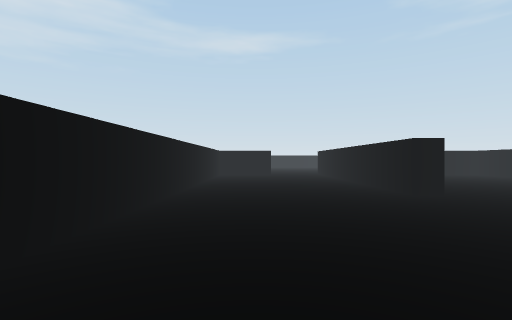
View 1 (above)

24 first-person views from a walk through a scene from a Unity 3-D project. The camera is 0.62 m above the floor, looks level and sees 85° across. The floor is counted in squares, 1 m on a side. Each view is taken from the middle of a square. On the plan, view 1 faces up. The plan holds only what a view shows up to about 9 squares ahead; the rest is blank. The place goes on beyond the plan. The player character is not drawn. Some surface patterns are stand-ins.

View 2
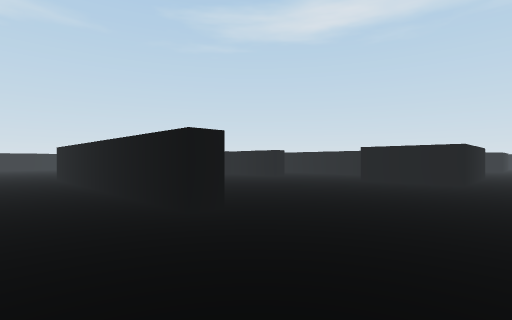

View 3
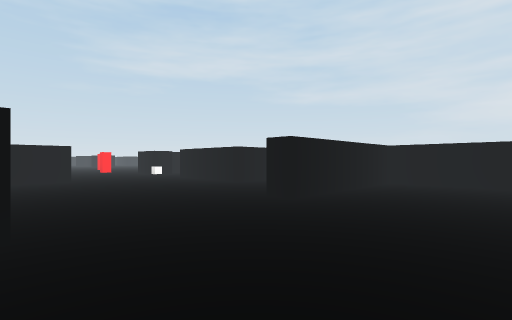

View 4
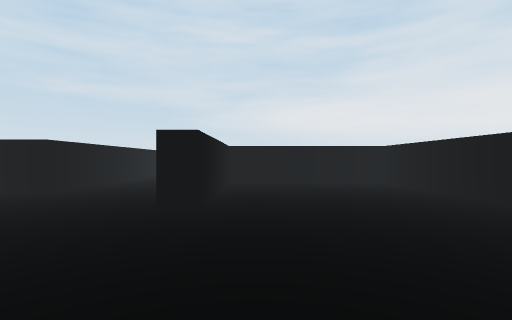

View 5
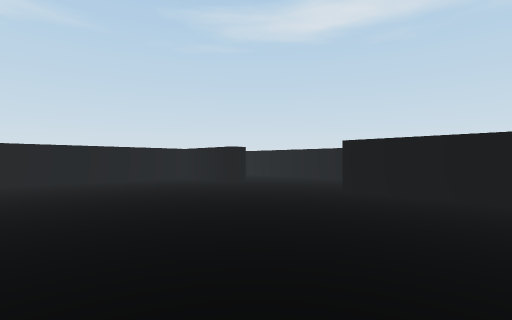

View 6
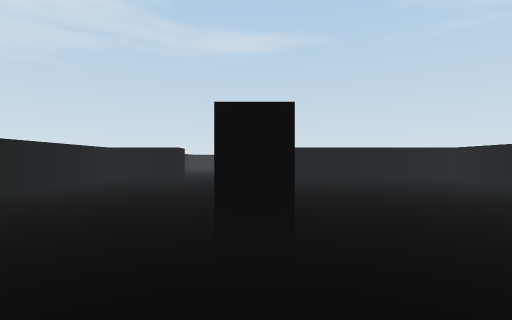

View 7
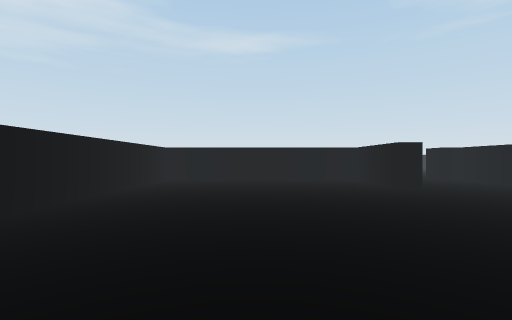

View 8
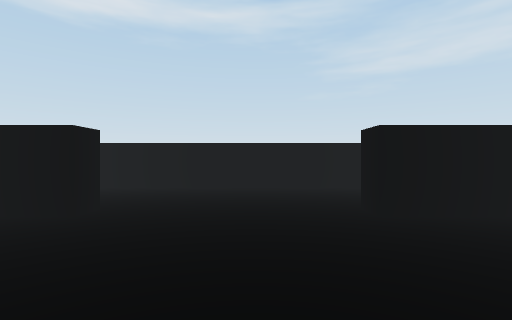

View 9
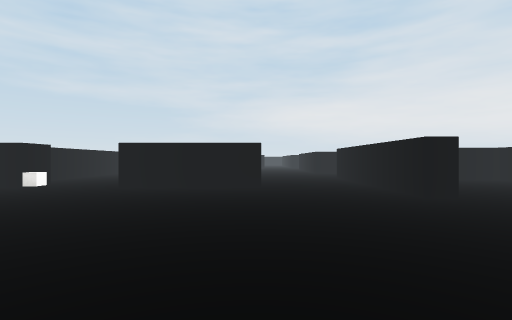

View 10
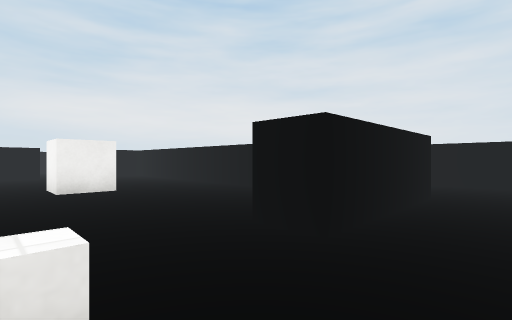

View 11
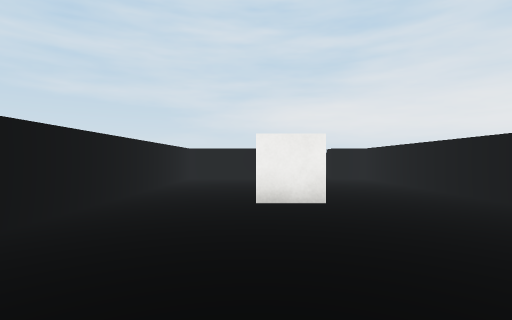

View 12
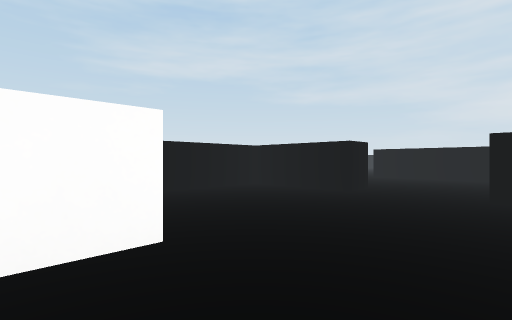

View 13
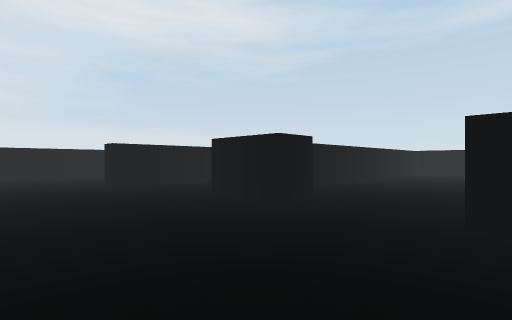

View 14
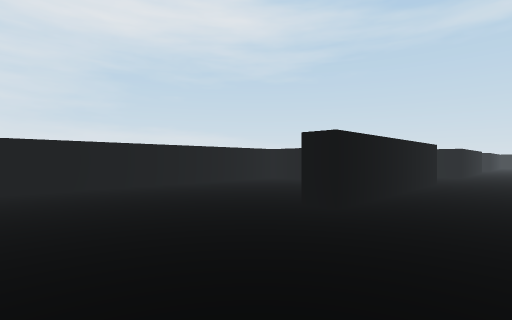

View 15
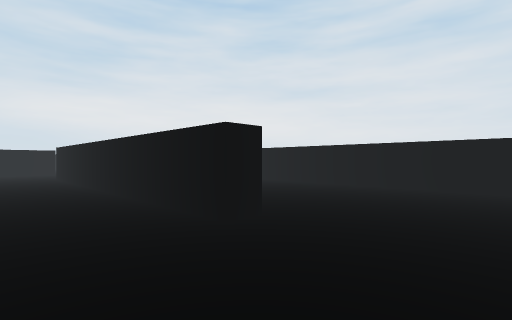

View 16
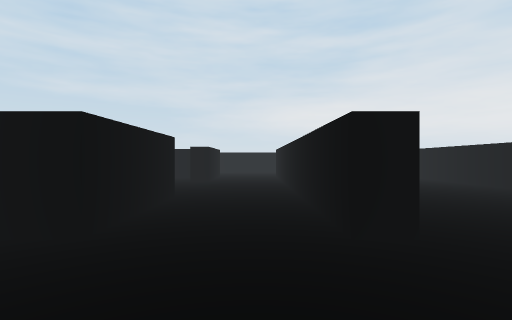

View 17
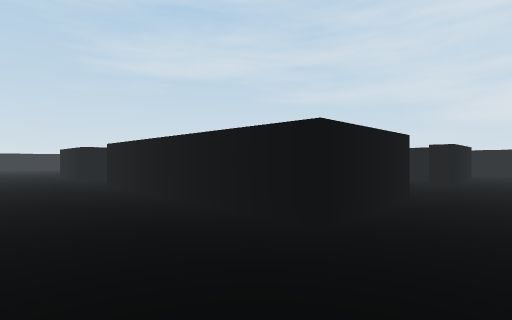

View 18
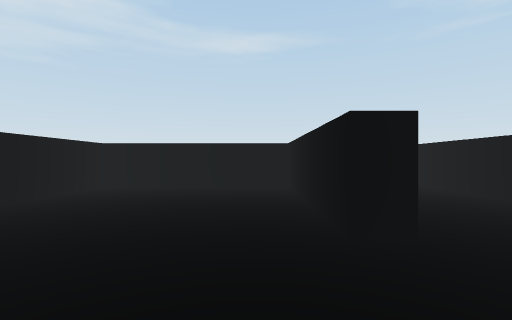

View 19
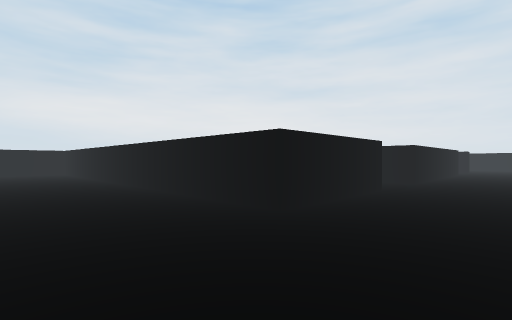

View 20
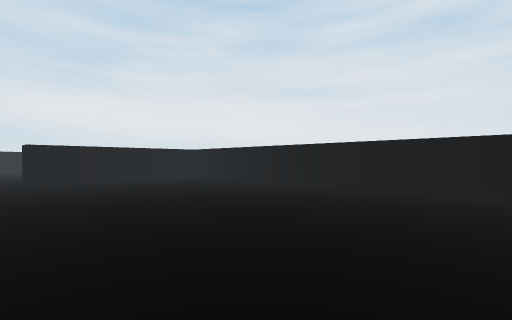

View 21
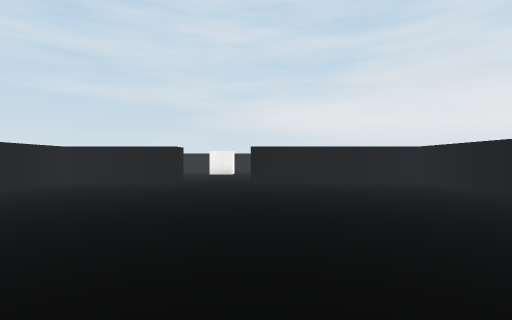

View 22
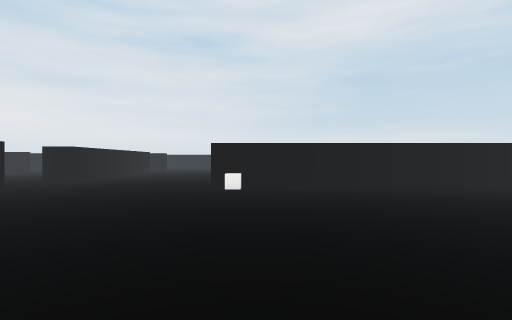

View 23
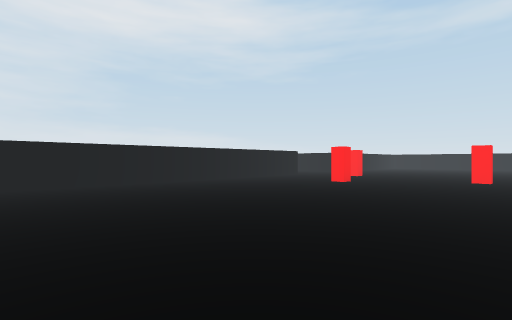

View 24
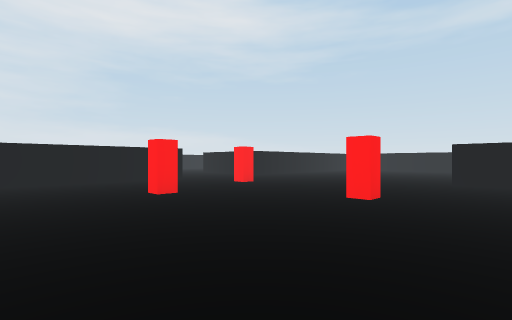

### Floor plan
Points are (right, up) in squares from view 1. A wall is a line through its corners. A room is listed if a view was taken in it or the views show most of it. See-through windows are left out.
Room 1 (views 1, 2, 3, 4, 5, 6, 7, 8, 9)
walls: (3.4, 4.8) (2.7, 4.8) (2.7, 12.2); (9, 3.2) (9, 5.7) (9.6, 5.7); (9.6, 9) (9, 9) (9, 11.5) (3.3, 11.5) (3.3, 5.9); (0.6, 12) (0.6, 11.5) (-1.5, 11.5) (-1.5, -2.7) (2.7, -2.7) (2.7, 1.5) (3.3, 1.5) (3.3, -3); (12.2, 4.6) (12.2, 7.6); (5.9, -4) (5.9, -0.2) (9, -0.2)
ways out: opening at (9, 1.5) to room 2; opening at (1.5, 12); opening at (4.5, -3.5); opening at (10.5, 7.5)
Room 2 (views 10, 11, 13, 14, 15, 16, 17, 18, 19, 20, 21, 22, 23, 24)
walls: (9.6, -11) (9.6, -10.2); (13.2, -15.9) (13.2, -15.2) (16.4, -15.2) (16.4, -26.8) (21.1, -26.8); (12.7, -1.2) (12.7, -11); (7.5, -10.1) (7.5, -11) (5.9, -11); (11.1, -1) (11.1, -0.4); (9, -0.2) (9, -1); (12.5, 3.2) (9, 3.2); (3.3, -11.8) (2.7, -11.8) (2.7, -7.7) (-1.5, -7.7) (-1.5, -22); (20.8, 3.2) (19.5, 3.2); (5.4, -17.8) (5.4, -15.2) (11.1, -15.2) (11.1, -16); (2.6, -15.2) (3.3, -15.2) (3.3, -17.4); (23.2, -26.8) (25.5, -26.8)
ways out: opening at (9, 1.5) to room 1; opening at (8.5, -10.5) to room 3; opening at (10, -1) to room 3; opening at (4, -16.5); opening at (4.5, -12); opening at (12.5, -15.5); opening at (22.5, -27.5)
objects: other object (11, 0); other object (13, -10) to (14, -10); other object (15, 0) to (15, 1); other object (16, -3) to (16, -2); other object (19, -1) to (19, 0)
Room 3 (view 12)
walls: (6.4, -3.6) (6.4, -10); (9.6, -10.2) (12.2, -10.2) (12.2, -2.4)
ways out: opening at (8.5, -10.5) to room 2; opening at (10, -1) to room 2
objects: other object (9, -6) to (10, -5)

Where each view was taken, in squares from view 1:
view 1: 0 up, 0 right, facing up
view 2: 2 up, 1 right, facing up-right
view 3: 5 up, 0 right, facing down-right
view 4: 5 up, 2 right, facing down
view 5: 3 up, 4 right, facing up-right
view 6: 3 up, 3 right, facing up
view 7: 3 up, 6 right, facing up
view 8: 7 up, 6 right, facing right
view 9: 6 up, 6 right, facing down
view 10: 1 up, 11 right, facing down-left
view 11: 1 down, 10 right, facing down
view 12: 5 down, 7 right, facing down-right
view 13: 14 down, 10 right, facing up-left
view 14: 15 down, 5 right, facing up-left
view 15: 13 down, 5 right, facing down-left
view 16: 13 down, 4 right, facing down
view 17: 13 down, 4 right, facing down-right
view 18: 14 down, 2 right, facing up
view 19: 13 down, 19 right, facing down-left
view 20: 18 down, 22 right, facing down-left
view 21: 19 down, 21 right, facing down
view 22: 10 down, 19 right, facing left
view 23: 10 down, 20 right, facing up-left
view 24: 5 down, 21 right, facing up-left
